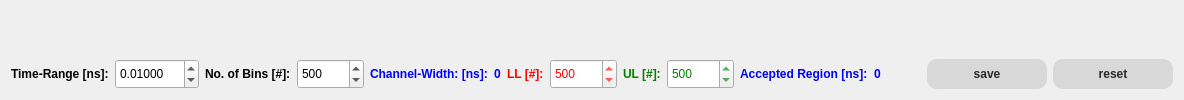
                  <widget class="QWidget" name="tab_18">
                   <attribute name="title">
                    <string>B</string>
                   </attribute>
                   <layout class="QVBoxLayout" name="verticalLayout_32">
                    <item>
                     <widget class="plot2DXWidget" name="widget_plotrRiseTimeFilterB" native="true"/>
                    </item>
                    <item>
                     <layout class="QHBoxLayout" name="horizontalLayout_40">
                      <item>
                       <widget class="QLabel" name="label_96">
                        <property name="font">
                         <font>
                          <weight>75</weight>
                          <bold>true</bold>
                         </font>
                        </property>
                        <property name="text">
                         <string>Time-Range [ns]:</string>
                        </property>
                       </widget>
                      </item>
                      <item>
                       <widget class="QDoubleSpinBox" name="doubleSpinBox_riseTimeFilterTimeScaleB">
                        <property name="minimumSize">
                         <size>
                          <width>0</width>
                          <height>30</height>
                         </size>
                        </property>
                        <property name="decimals">
                         <number>5</number>
                        </property>
                        <property name="minimum">
                         <double>0.000010000000000</double>
                        </property>
                        <property name="maximum">
                         <double>100.000000000000000</double>
                        </property>
                        <property name="singleStep">
                         <double>0.001000000000000</double>
                        </property>
                        <property name="value">
                         <double>0.010000000000000</double>
                        </property>
                       </widget>
                      </item>
                      <item>
                       <widget class="QLabel" name="label_97">
                        <property name="font">
                         <font>
                          <weight>75</weight>
                          <bold>true</bold>
                         </font>
                        </property>
                        <property name="text">
                         <string>No. of Bins [#]:</string>
                        </property>
                       </widget>
                      </item>
                      <item>
                       <widget class="QSpinBox" name="spinBox_riseTimeFilter_binningB">
                        <property name="minimumSize">
                         <size>
                          <width>0</width>
                          <height>30</height>
                         </size>
                        </property>
                        <property name="minimum">
                         <number>2</number>
                        </property>
                        <property name="maximum">
                         <number>100000</number>
                        </property>
                        <property name="value">
                         <number>500</number>
                        </property>
                       </widget>
                      </item>
                      <item>
                       <widget class="QLabel" name="label_101">
                        <property name="font">
                         <font>
                          <weight>75</weight>
                          <bold>true</bold>
                         </font>
                        </property>
                        <property name="styleSheet">
                         <string notr="true">color: blue
</string>
                        </property>
                        <property name="text">
                         <string>Channel-Width: [ns]:</string>
                        </property>
                       </widget>
                      </item>
                      <item>
                       <widget class="QLabel" name="label_riseTimeChannelWidthB">
                        <property name="font">
                         <font>
                          <weight>75</weight>
                          <bold>true</bold>
                         </font>
                        </property>
                        <property name="styleSheet">
                         <string notr="true">color: blue</string>
                        </property>
                        <property name="text">
                         <string>0</string>
                        </property>
                       </widget>
                      </item>
                      <item>
                       <widget class="QLabel" name="label_98">
                        <property name="font">
                         <font>
                          <weight>75</weight>
                          <bold>true</bold>
                         </font>
                        </property>
                        <property name="styleSheet">
                         <string notr="true">color: red</string>
                        </property>
                        <property name="text">
                         <string>LL [#]:</string>
                        </property>
                       </widget>
                      </item>
                      <item>
                       <widget class="QSpinBox" name="spinBox_riseTimerFilterLeftB">
                        <property name="minimumSize">
                         <size>
                          <width>0</width>
                          <height>30</height>
                         </size>
                        </property>
                        <property name="styleSheet">
                         <string notr="true">color: red
</string>
                        </property>
                        <property name="minimum">
                         <number>2</number>
                        </property>
                        <property name="maximum">
                         <number>100000</number>
                        </property>
                        <property name="value">
                         <number>500</number>
                        </property>
                       </widget>
                      </item>
                      <item>
                       <widget class="QLabel" name="label_99">
                        <property name="font">
                         <font>
                          <weight>75</weight>
                          <bold>true</bold>
                         </font>
                        </property>
                        <property name="styleSheet">
                         <string notr="true">color: green</string>
                        </property>
                        <property name="text">
                         <string>UL [#]:</string>
                        </property>
                       </widget>
                      </item>
                      <item>
                       <widget class="QSpinBox" name="spinBox_riseTimeFilterRightB">
                        <property name="minimumSize">
                         <size>
                          <width>0</width>
                          <height>30</height>
                         </size>
                        </property>
                        <property name="styleSheet">
                         <string notr="true">color: green</string>
                        </property>
                        <property name="minimum">
                         <number>2</number>
                        </property>
                        <property name="maximum">
                         <number>100000</number>
                        </property>
                        <property name="value">
                         <number>500</number>
                        </property>
                       </widget>
                      </item>
                      <item>
                       <widget class="QLabel" name="label_100">
                        <property name="font">
                         <font>
                          <weight>75</weight>
                          <bold>true</bold>
                         </font>
                        </property>
                        <property name="styleSheet">
                         <string notr="true">color: blue</string>
                        </property>
                        <property name="text">
                         <string>Accepted Region [ns]:</string>
                        </property>
                       </widget>
                      </item>
                      <item>
                       <widget class="QLabel" name="label_riseTimeWindowB">
                        <property name="font">
                         <font>
                          <weight>75</weight>
                          <bold>true</bold>
                         </font>
                        </property>
                        <property name="styleSheet">
                         <string notr="true">color: blue</string>
                        </property>
                        <property name="text">
                         <string>0</string>
                        </property>
                       </widget>
                      </item>
                      <item>
                       <spacer name="horizontalSpacer_20">
                        <property name="orientation">
                         <enum>Qt::Horizontal</enum>
                        </property>
                        <property name="sizeHint" stdset="0">
                         <size>
                          <width>40</width>
                          <height>20</height>
                         </size>
                        </property>
                       </spacer>
                      </item>
                      <item>
                       <widget class="QPushButton" name="pushButton_saveRiseTimeB">
                        <property name="minimumSize">
                         <size>
                          <width>120</width>
                          <height>30</height>
                         </size>
                        </property>
                        <property name="font">
                         <font>
                          <weight>75</weight>
                          <bold>true</bold>
                         </font>
                        </property>
                        <property name="styleSheet">
                         <string notr="true">QPushButton {
border-style: flat;
background-color:  rgb(216,216,216); 
color: rgb(40,40,40);
border-radius: 10;
}

QPushButton:disabled {
border-style: flat;
background-color:  rgb(236,236,236); 
color: rgb(140,140,140);
border-radius: 10;
}

QPushButton:hover {
border-style: flat; 
background-color: rgb(160,160,160);
color: rgb(40,40,40);
border-radius: 5;
}

QPushButton:pressed {
border-style: flat; 
background-color: transparent;
color: rgb(40,40,40);
border-radius: 2;
border-color: black;
}</string>
                        </property>
                        <property name="text">
                         <string>save</string>
                        </property>
                       </widget>
                      </item>
                      <item>
                       <widget class="QPushButton" name="pushButton_resetRiseTimeFilterB">
                        <property name="minimumSize">
                         <size>
                          <width>120</width>
                          <height>30</height>
                         </size>
                        </property>
                        <property name="font">
                         <font>
                          <weight>75</weight>
                          <bold>true</bold>
                         </font>
                        </property>
                        <property name="styleSheet">
                         <string notr="true">QPushButton {
border-style: flat;
background-color:  rgb(216,216,216); 
color: rgb(40,40,40);
border-radius: 10;
}

QPushButton:disabled {
border-style: flat;
background-color:  rgb(236,236,236); 
color: rgb(140,140,140);
border-radius: 10;
}

QPushButton:hover {
border-style: flat; 
background-color: rgb(160,160,160);
color: rgb(40,40,40);
border-radius: 5;
}

QPushButton:pressed {
border-style: flat; 
background-color: transparent;
color: rgb(40,40,40);
border-radius: 2;
border-color: black;
}</string>
                        </property>
                        <property name="text">
                         <string>reset</string>
                        </property>
                       </widget>
                      </item>
                     </layout>
                    </item>
                   </layout>
                  </widget>
